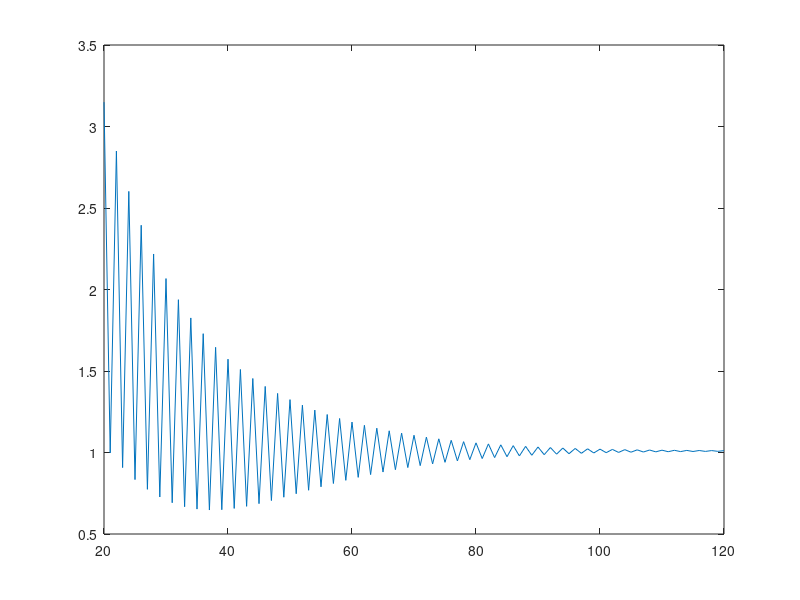

MATLAB code for this plot:
clear

function y = f(x)
  y = 1/(sqrt(2*pi))* e ^ -((1/2)*x^2);
end


function t = trapezoid_rule(a,b,n)
  t = 0;
  x = linspace(a,b,n);
  h = x(2)-x(1);
  for i = 1:length(x)-1
    t = t + (h/2 * (f(x(i)) + f(x(i+1))));
  end
end

function s = simpson_rule(a,b,n)
  s = 0;
  x = linspace(a,b,n);
  h = x(2)-x(1);
  for i = 1:length(x)-1
    s = s + (f(x(i)) + 4* f((x(i)+x(i+1))/2) + f(x(i+1)));
  end
  s = s * h/6;
end


function r = rule38(a,b,n)
  r = 0;
  x = linspace(a,b,n);
  h = x(2)-x(1);
  for i = 1:length(x)-1
    r = r + ( f(x(i)) + 3* f(((x(i) + x(i+1))*(4/3)/3)) + 3* f(((x(i) + x(i+1))*(5/3))/3) + f(x(i+1)));
  end
  r = r * h/8;
end


a = -100;
b = 100;

for i = 20:120
  simpson(i) = simpson_rule(a,b,i);
  trapez(i) = trapezoid_rule(a,b,i);
  rule(i) = rule38(a,b,i);
end

x = 20:1:120;
plot(x,trapz(20:120));
plot(x,simpson(20:120));
plot(x,rule(20:120));

trapezoid_rule(a,b,500)
simpson_rule(a,b,500)
rule38(a,b,500)